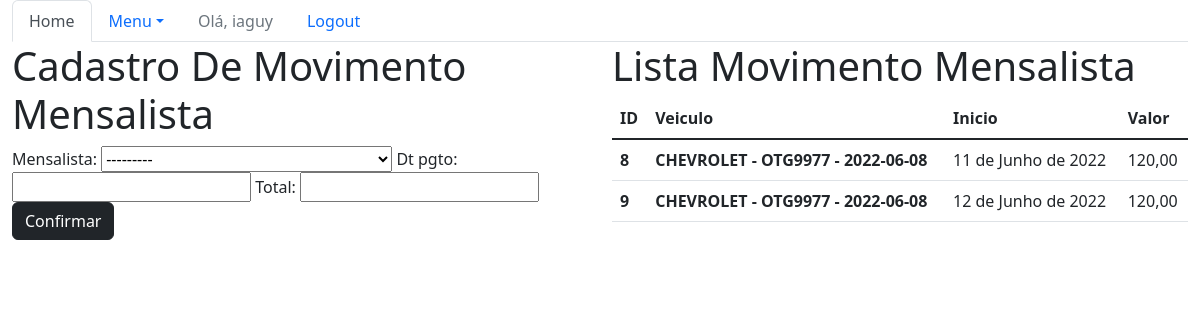
Before: /sistema/mov-mensalistas/ (signed in) with the older database file.
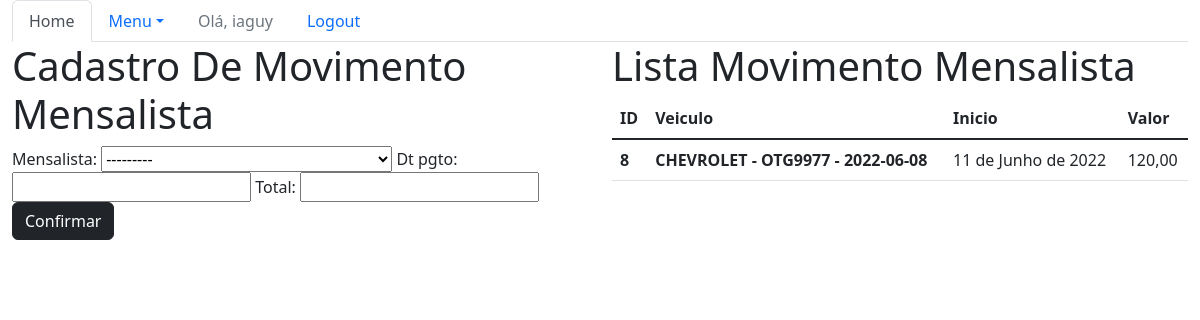
After: the same page with the newer database file.
### core/models.py (models this page shows, shortened)
class MovMensalista(models.Model):
    mensalista = models.ForeignKey(Mensalista, on_delete=models.CASCADE)
    dt_pgto = models.DateField()
    total = models.DecimalField(max_digits=6, decimal_places=2)

class Mensalista(models.Model):
    veiculo = models.ForeignKey(Veiculo, on_delete=models.CASCADE)
    inicio = models.DateField()
    valor_mes = models.DecimalField(max_digits=6, decimal_places=2)
    def __str__(self):
        return str(self.veiculo) + ' - ' + str(self.inicio)

class Veiculo(models.Model):
    marca = models.ForeignKey(Marca, on_delete=models.CASCADE)
    placa = models.CharField(max_length=7)
    proprietario = models.ForeignKey(Pessoa, on_delete=models.CASCADE)
    cor = models.CharField(max_length=15)
    observacoes = models.TextField()
    def __str__(self):
        return self.marca.nome + ' - ' + self.placa

class Marca(models.Model):
    nome = models.CharField(max_length=50)

### core/views.py (the view)
# urls.py: path('mov-mensalistas/', lista_movmensalista, name='core_lista_movmensalistas'),
@login_required
def lista_movmensalista(request):
    mov_mensalista = MovMensalista.objects.all()
    form = MovMensalistaForm()
    data = {'mov_mensalista': mov_mensalista, 'form': form}
    return render(request, 'core/lista_movmensalista.html', data)

### core/forms.py
class MovMensalistaForm(ModelForm):
    class Meta:
        model = MovMensalista
        fields = '__all__'

### core/templates/core/lista_movmensalista.html (shortened to what this page needs)
{% extends 'base.html' %}
{% load bootstrap %}
{% block menu %}
    <ul class="nav nav-tabs">
        <li class="nav-item">
        <a class="nav-link active" aria-current="page" href="{% url 'core_home' %}">Home</a>
        </li>
        <li class="nav-item dropdown">
        <a class="nav-link dropdown-toggle" data-bs-toggle="dropdown" href="#" role="button" aria-expanded="false">Menu</a>
        {% if user.is_authenticated %}
            <li class="nav-item">
                <a class="nav-link disabled" href="#">Olá, {{ user }}</a>
            </li>
            </li>
            <li class="nav-item">
                <a class="nav-link" href="{% url 'logout' %}">Logout</a>
            </li>
        {% else %}
            </li>
                <li class="nav-item">
                    <a class="nav-link" href="{% url 'login' %}">Login</a>
                </li>
        {% endif %}
    </ul>
{% endblock menu %}
{% block main %}<!DOCTYPE html>
    <html lang="pt-br">
    <head>
    </head>
    <body>
        <div class="row">
            <div class="col-sm-6">
                <h1>Cadastro De Movimento Mensalista</h1>
                <form action="{% url 'core_movmensalista_novo'%}" method="POST">
                    {{ form|bootstrap }}
                    <button type="submit" class="btn btn-dark">Confirmar</button>
                </form>
            </div>
            <div class="col-sm-6">
                <h1>Lista Movimento Mensalista</h1>
                <table class="table">
                    <thead>
                      <tr>
                        <th scope="col">ID</th>
                        <th scope="col">Veiculo</th>
                        <th scope="col">Inicio</th>
                        <th scope="col">Valor</th>
                      </tr>
                    </thead>
                    <tbody>
                        {% for mensa in mov_mensalista %}
                            <tr>
                                <th scope="row">{{mensa.id}}</th>
                                <th scope="row"><a href="{% url 'core_movmensalistas_update' mensa.id%}">{{mensa.mensalista}}</a></th>
                                <td scope="row">{{mensa.dt_pgto}}</td>
                                <td scope="row">{{mensa.total}}</td>
                            </tr>
                        {% endfor %}
                    </tbody>
                  </table>
            </div>
    </body>
    </html>
{% endblock %}

Changed rows visible on the page:
removed MovMensalista: id "9", mensalista "CHEVROLET - OTG9977 - 2022-06-08", dt_pgto "12 de Junho de 2022", total "120,00"
